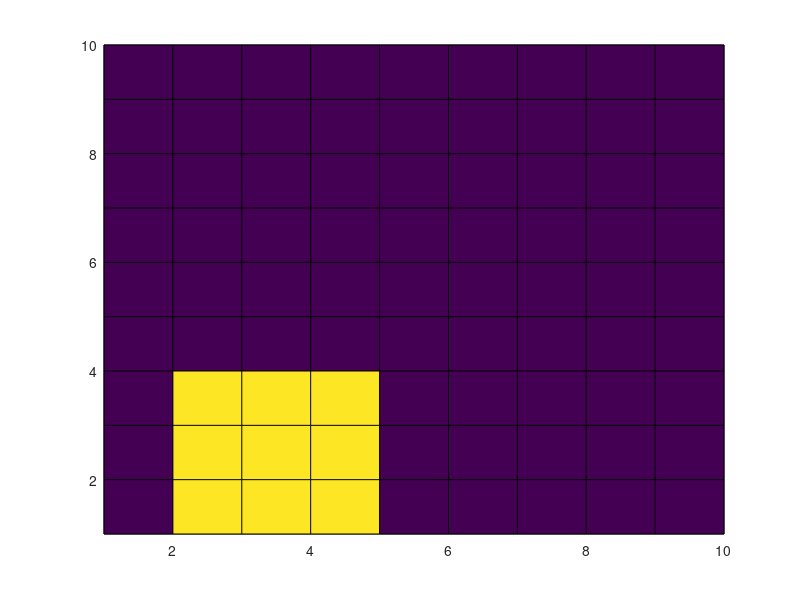

MATLAB code for this plot:
N=3
D0=zeros(10,10);
B=zeros(10,10);
D1=ones(N,N);
for i=1:3
    for j=1:3
    D0(i,j)=D1(i,j)
    end
end
D1 
D0
k=1
while k<4
%move right
for j=1:3
    for i=1:3
        B(i,j+1)=D0(i,j);
        
    end
end
    
    mesh(B);
    %axis([0 300 0 300 0 300 ])
    pcolor(B);
    M(k) = getframe;
    k=k+1;
end
%move left
for j=1:3
    for i=1:3
        B(i,j+1)=D0(i,j)
        
    end
end




